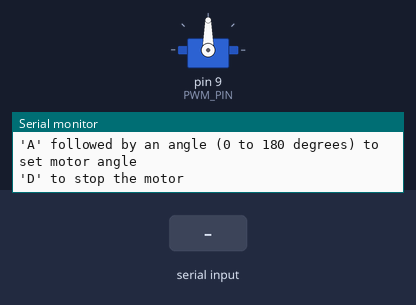
This sketch was run on a simulated Arduino Uno, built with avr-gcc and run on an emulated ATmega328P. Shown: servo, the last lines printed to the serial monitor. Inputs (shaded band) come from the test bench.

Above: at 1.2 s.
1.3 s: "A90\n" received over Serial
At 2.3 s:
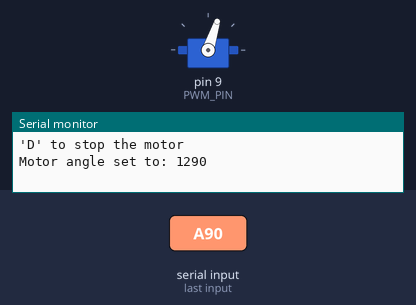
2.8 s: "A,45\n" received over Serial
At 3.5 s:
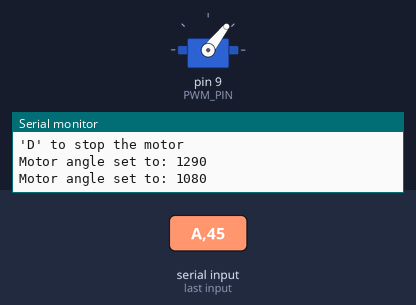
4.3 s: "D\n" received over Serial
At 4.7 s:
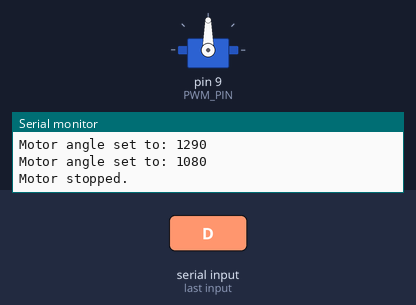
5.8 s: "A\n" received over Serial
At 7.0 s:
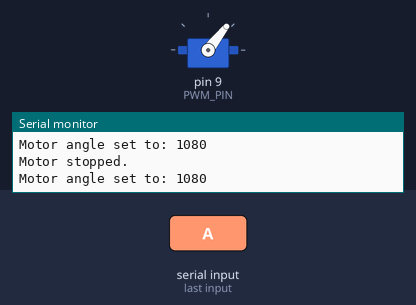
Timing chart, 0 to 8.3 s (numbered marks = the images above; inputs shaded):
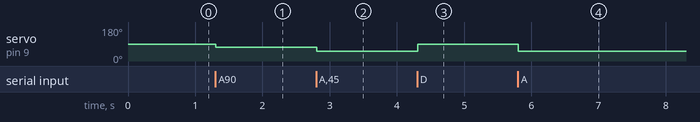

Measured:
- after the input at 1.3 s, servo on pin 9 (PWM_PIN): 90° → 72° at once
- after the input at 2.8 s, servo on pin 9 (PWM_PIN): 72° → 52° at once
- after the input at 4.3 s, servo on pin 9 (PWM_PIN): 52° → 90° at once
- after the input at 5.8 s, servo on pin 9 (PWM_PIN): 90° → 52° at once

The sketch:

GM6020.ino
```cpp
#include <Servo.h>

Servo motor;  // Create a Servo object to control the motor

const int PWM_PIN = 9;  // PWM output pin for motor control

void setup() {
  Serial.begin(115200);  // Initialize serial monitor
  motor.attach(PWM_PIN); // Attach the Servo object to the PWM pin

  Serial.println("Enter a command:");
  Serial.println("'A' followed by an angle (0 to 180 degrees) to set motor angle");
  Serial.println("'D' to stop the motor");
}

void loop() {
  if (Serial.available() > 0) {
    // Read input as a string
    String input = Serial.readStringUntil('\n');

    // Check for 'A' command to set angle
    if (input.startsWith("A")) {
      // Extract angle value from the input string
      int pw = input.substring(1).toInt();
      pw = map(pw, 0, 360, 1080, 1920);

      // Ensure pw is within valid range
      if (pw < 1080 || pw > 1920) {
        Serial.println("Invalid angle. Please enter an angle between 0 and 180 degrees.");
        return;
      }

      // Write the angle value to the motor
      motor.write(pw);

      // Print angle value for debugging
      Serial.print("Motor angle set to: ");
      Serial.println(pw);

    } else if (input.equals("D")) {  // Check for 'D' command to stop the motor
      stopMotor();
      Serial.println("Motor stopped.");
    } else {
      Serial.println("Invalid command. Use 'A' followed by angle or 'D' to stop the motor.");
    }
  }

  delay(100); // Adjust delay as needed
}

// Function to stop the motor
void stopMotor() {
  motor.write(90); // Set angle to neutral value (90 degrees) to stop the motor
}
```
